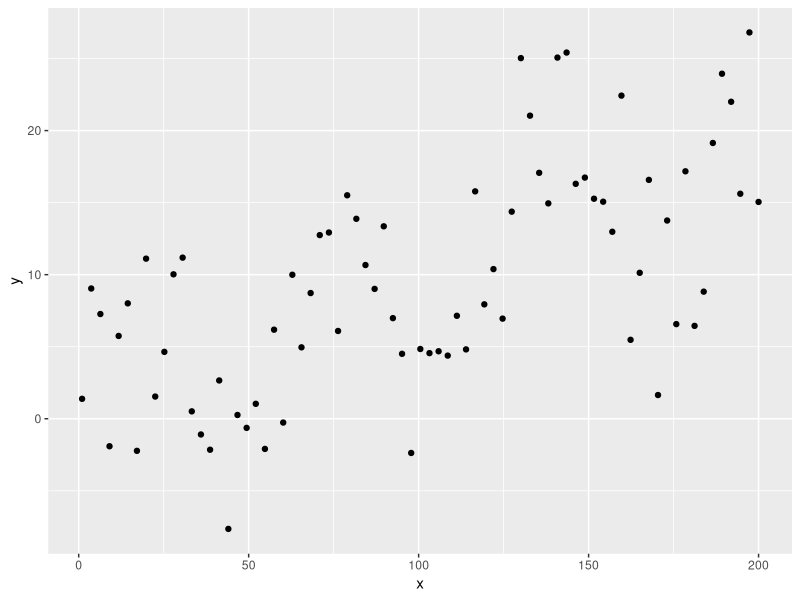

Write the R code that produced this figure. (Note: this script raises an error after producing the figure.)
library(ggplot2)
set.seed(1234567)
n_sample <- 75
sd <- 5
x <- seq(1,200,length.out=75)
y_true <- 5*sin(x/10)+.1*x
y <- y_true+ sd * rnorm(n_sample)
pplot <- ggplot(data=data.frame(x=x,y=y), aes(x=x,y=y))
pplot + layer( mapping = NULL,   position = "identity",   stat="identity",   geom = "point") +labs(x = "x",y="y")




bandwidths_classical <- c(seq(1,100,length.out=1000),seq(101,10000,length.out=200))
classical_tuning <- bandwidth_selection(x=x,y_true=y_true,sd=sd,learner=classical_kernel_regression,bandwidths=bandwidths_classical,n_rep=1000)
bw_classical <- bandwidths_classical[which.min(classical_tuning$mses)]
#[1] 13.54955

mse_classical <- classical_tuning$mses[which.min(classical_tuning$mses)]
#[1] 1.612067

pplot <- ggplot(data=data.frame(x=bandwidths,y=idempotent_tuning$mses), aes(x=x,y=y))
pplot + layer( mapping = NULL,   position = "identity",   stat="identity",   geom = "point") +labs(x = "bandwidth",y="MSE")

classical_result <- classical_kernel_regression(x=x,y=y,bandwidth=bw_classical)

pplot <- ggplot(data=data.frame(x=x,y=y), aes(x=x,y=y))
pplot + layer( mapping = NULL,   position = "identity",   stat="identity",   geom = "point") +labs(x = "x",y="y") + layer( mapping = NULL,  data=data.frame(x=x,y=classical_result$fitted), position = "identity",   stat="identity",   geom = "line") + layer( mapping = NULL,   position = "identity",   stat="identity",   geom = "point") +labs(x = "x",y="y") + layer( mapping = NULL,  data=data.frame(x=x,y=idempotent_result$fitted), position = "identity",   stat="identity",   geom = "line")



## idempotent kernel regression

bandwidths_idempotent  <- c(seq(1,1000,length.out=500),seq(1001,10000,length.out=100))
idempotent_tuning <- bandwidth_selection(x=x,y_true=y_true,sd=sd,learner=idempotent_kernel_regression,bandwidths=bandwidths_idempotent,n_rep=1000)
bw_idempotent <- bandwidths_idempotent[which.min(idempotent_tuning$mses)]
idempotent_result <- idempotent_kernel_regression(x=x,y=y,bandwidth=bw_idempotent)
mse_idempotent <- idempotent_tuning$mses[which.min(idempotent_tuning$mses)]
mse_idempotent

saveRDS(idempotent_tuning,"idempotent_tuning.RDS")
saveRDS(classical_tuning,"classical_tuning.RDS")
##Plots


pplot <- ggplot(data=data.frame(x=x,y=y), aes(x=x,y=y))
pplot  + layer( mapping = NULL,   position = "identity",   stat="identity",geom = "point") +labs(x = "x",y="y") + layer( mapping = NULL,  data=data.frame(x=x,y=y_true), aes(color = "darkgreen",lwd=.8),position = "identity",   stat="identity",   geom = "line")


pplot <- ggplot(data=data.frame(x=x,y=y), aes(x=x,y=y))
pplot  + layer( mapping = NULL,   position = "identity",   stat="identity",geom = "point") +labs(x = "x",y="y") + layer( mapping = NULL,  data=data.frame(x=x,y=y_true), aes(color = "darkgreen",lwd=.8),position = "identity",   stat="identity",   geom = "line") + layer( mapping = NULL,  data=data.frame(x=x,y=classical_result$fitted), aes(color = "black",lwd=.8),position = "identity",   stat="identity",   geom = "line")
#


# Spiky kernel
x_new <- c(x,x+10^-6,x-10^-6)
y_new <- c(y,classical_result$fitted,classical_result$fitted)
o <- order(x_new)
pplot <- ggplot(data=data.frame(x=x,y=y), aes(x=x,y=y))
pplot  + layer( mapping = NULL,   position = "identity",   stat="identity",geom = "point") +labs(x = "x",y="y") + layer( mapping = NULL,  data=data.frame(x=x_new[o],y=y_new[o]), aes(color = "black",lwd=.4),position = "identity",   stat="identity",   geom = "line")

#  layer( mapping = NULL,   position = "identity",   stat="identity",geom = "point") +labs(x = "x",y="y")
#+ layer( mapping = NULL,  data=data.frame(x=x,y=y_true), aes(color = "darkgreen"",lwd=.8),position = "identity",   stat="identity",   geom = "line")

#+ layer( mapping = NULL,   position = "identity",   stat="identity",   geom = "point") +labs(x = "x",y="y")+layer( mapping = NULL,  data=data.frame(x=x,y=idempotent_result$fitted), aes(color = "darkblue",lwd=.8),position = "identity",   stat="identity",   geom = "line") #+ geom_line(color='darkblue')


pplot <- ggplot(data=data.frame(x=x,y=y), aes(x=x,y=y))
pplot + layer( mapping = NULL,   position = "identity",   stat="identity",geom = "point") +labs(x = "x",y="y") + layer( mapping = NULL,  data=data.frame(x=x,y=classical_result$fitted), aes(color = "black",lwd=.8),position = "identity",   stat="identity",   geom = "line") + layer( mapping = NULL,   position = "identity",   stat="identity",   geom = "point") +labs(x = "x",y="y")+layer( mapping = NULL,  data=data.frame(x=x,y=idempotent_result$fitted), aes(color = "darkblue",lwd=.8),position = "identity",   stat="identity",   geom = "line") #+ geom_line(color='darkblue')


pplot <- ggplot(data=data.frame(x=x,y=y), aes(x=x,y=y))
pplot + layer( aes(color = "black",lwd=.8),mapping = NULL,   data=data.frame(x=log2(bandwidths_classical),y=classical_tuning$mses), position = "identity",   stat="identity",geom = "line") +labs(x = "log2(bandwidth)",y="MSE") + layer( mapping = NULL,  data=data.frame(x=log2(bandwidths_idempotent),y=idempotent_tuning$mses), aes(color = "darkblue",lwd=.8),position = "identity",   stat="identity",   geom = "line")


#+ layer( mapping = NULL,   position = "identity",   stat="identity",   geom = "point") +labs(x = "log2(bandwidth",y="MSE")+layer( mapping = NULL,  data=data.frame(x=x,y=idempotent_tuning$mses), position = "identity",   stat="identity",   geom = "line") #+ geom_line(color='darkblue')

# Notizen:
# wahre Kurve einzeichnen?
# Plots: kernelregression mit GIB, mit non-greedy ib, MSE Kurven



# spiky indicator kernel

library(ggplot2)
set.seed(1234567)
n_sample <- 75
sd <- 5
x <- seq(1,200,length.out=500)
y_true <- (sin(x/10)+1)/4 +.2
y <- runif(500) <= y_true
y <- y*1


classical_result <- classical_kernel_regression(x=x,y=y,bandwidth=bw_classical)
y_fitted <- (classical_result$fitted) >=0.5
y_fitted=1*y_fitted
lines(x,classical_result$fitted>=0.5,col="red")
#y <- y_true+ sd * rnorm(n_sample)
pplot <- ggplot(data=data.frame(x=x,y=y), aes(x=x,y=y))
pplot  + layer( mapping = NULL,   position = "identity",   stat="identity",geom = "point") +labs(x = "x",y="y") + layer( mapping = NULL,  data=data.frame(x=x,y=y_fitted), aes(color = "darkblue",lwd=.8),position = "identity",   stat="identity",   geom = "line") + layer( mapping = NULL,   position = "identity",   stat="identity",geom = "point",data=data.frame(x=x,y=y_true)) +labs(x = "x",y="y")
